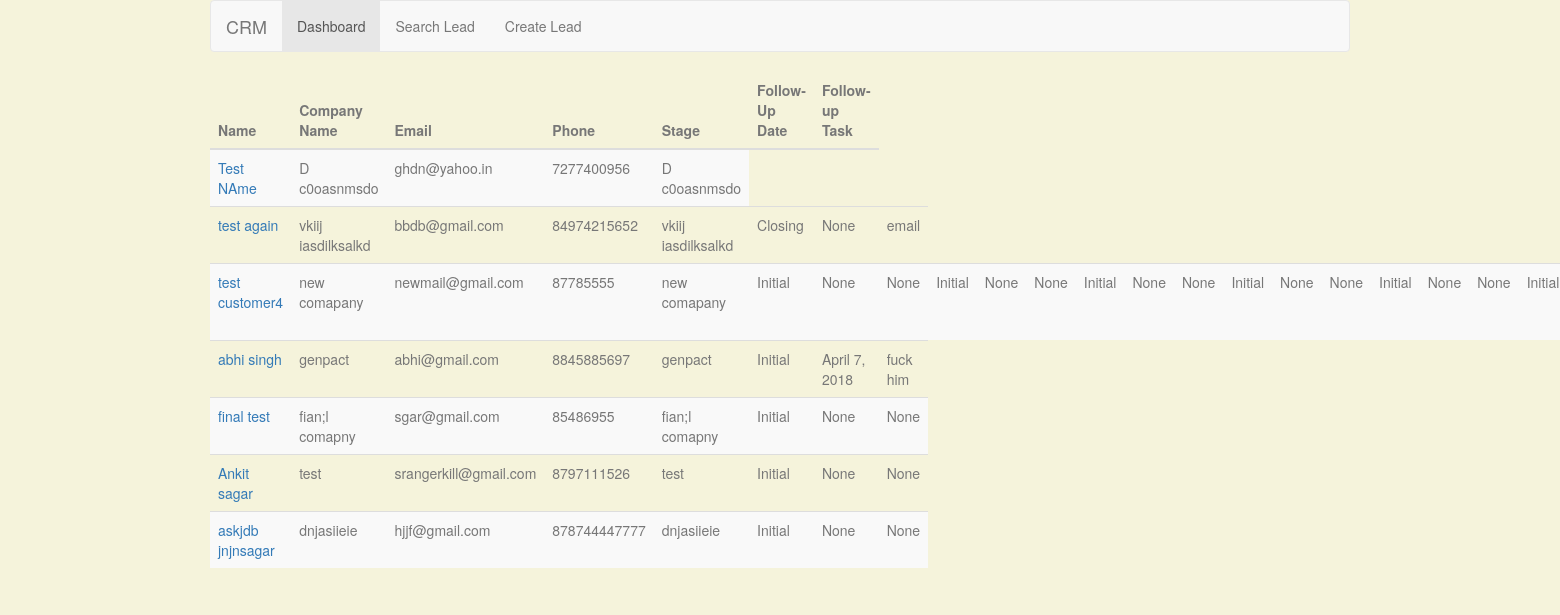
Page /salesman/dashboard/ (signed in) on the committed database.
### customer/models.py (models this page shows, shortened)
class CustomerInformation(models.Model):
    first_name = models.CharField(max_length=120)
    last_name = models.CharField(max_length=120)
    title = models.CharField(max_length=120, null=True, blank=True)
    phone = models.CharField(max_length=13)
    email = models.EmailField()
    company_name = models.CharField(max_length=120)
    added_by = models.ForeignKey(User, null=True)
    street = models.CharField(max_length=120)
    city = models.CharField(max_length=120)
    state = models.CharField(max_length=120)
    zipcode = models.CharField(max_length=120)
    country = models.CharField(max_length=120)
    website = models.CharField(max_length=120, null=True, blank=True)
    created = models.DateField(auto_now_add=True, auto_now=False)
    updated = models.DateField(auto_now_add=False, auto_now=True)
    def get_full_name(self):
        return "%s %s" % (self.first_name, self.last_name)

class CustomerStatus(models.Model):
    company_name = models.ForeignKey(CustomerInformation)
    stage = models.CharField(max_length=120, choices=STAGES, default='Initial')
    deal_size = models.DecimalField(max_digits=50, decimal_places=2, blank=True, null=True)
    follow_up_task = models.CharField(max_length=120, blank=True, null=True)
    follow_up_date = models.DateField(null=True, blank=True)

### salesman/views.py (the view)
@method_decorator(check_role('Salesman'), name='dispatch')
class Dashboard(ListView):
    template_name = 'salesman/customerinformation_list.html'
    def get_queryset(self):
        return CustomerInformation.objects.filter(added_by=self.request.user)

### templates/salesman/customerinformation_list.html (shortened to what this page needs)
{% extends 'salesman/base.html' %}
{% block content %}
<nav class="navbar navbar-default">
  <div class="container-fluid">
    <div class="navbar-header">
      <a class="navbar-brand" href="#">CRM</a>
    </div>
      <ul class="nav navbar-nav">
        <li class="active"><a href="{% url 'salesman:dashboard' %}">Dashboard</a></li>
        <li><a href="{% url 'salesman:customer_search' %}">Search Lead</a></li>
        <li><a href="{% url 'salesman:customer_add' %}">Create Lead</a></li>
      </ul>
  </div>
</nav>
<table class="table table-striped">
    <thead>
      <tr>
        <th>Name</th>
        <th>Company Name</th>
        <th>Email</th>
        <th>Phone</th>
        <th>Stage</th>
        <th>Follow-Up Date</th>
        <th>Follow-up Task</th>
      </tr>
    </thead>
    <tbody>
    {% for customer in object_list %}
      <tr>
        <td><a href="{% url 'salesman:customer_detail' pk=customer.id %}">{{ customer.get_full_name }}</a></td>
        <td>{{ customer.company_name }}</td>
        <td>{{ customer.email }}</td>
        <td>{{ customer.phone }}</td>
        <td>{{ customer.company_name }}</td>
        {% for status in customer.customerstatus_set.all %}
            <td>{{ status.stage }}</td>
            <td>{{ status.follow_up_date }}</td>
            <td>{{ status.follow_up_task }}</td>
        {% endfor %}
      </tr>
      {% endfor %}
    </tbody>
  </table>
{% endblock %}

### rows in the picture
CustomerInformation: get_full_name "Test NAme", company_name "D c0oasnmsdo", email "ghdn@yahoo.in", phone "7277400956"
CustomerInformation: get_full_name "test again", company_name "vkiij iasdilksalkd", email "bbdb@gmail.com", phone "84974215652"
CustomerStatus: stage "Closing", follow_up_date "None", follow_up_task "email"
CustomerInformation: get_full_name "test customer4", company_name "new comapany", email "newmail@gmail.com", phone "87785555"
CustomerStatus: stage "Initial", follow_up_date "None", follow_up_task "None"
CustomerStatus: stage "Initial", follow_up_date "None", follow_up_task "None"
CustomerStatus: stage "Initial", follow_up_date "None", follow_up_task "None"
CustomerStatus: stage "Initial", follow_up_date "None", follow_up_task "None"
CustomerStatus: stage "Initial", follow_up_date "None", follow_up_task "None"
CustomerStatus: stage "Initial"
CustomerInformation: get_full_name "abhi singh", company_name "genpact", email "abhi@gmail.com", phone "8845885697"
CustomerStatus: stage "Initial", follow_up_date "April 7, 2018", follow_up_task "fuck him"
CustomerInformation: get_full_name "final test", company_name "fian;l comapny", email "sgar@gmail.com", phone "85486955"
CustomerStatus: stage "Initial", follow_up_date "None", follow_up_task "None"
CustomerInformation: get_full_name "Ankit sagar", company_name "test", email "srangerkill@gmail.com", phone "8797111526"
CustomerStatus: stage "Initial", follow_up_date "None", follow_up_task "None"
CustomerInformation: get_full_name "askjdb jnjnsagar", company_name "dnjasiieie", email "hjjf@gmail.com", phone "878744447777"
CustomerStatus: stage "Initial", follow_up_date "None", follow_up_task "None"
